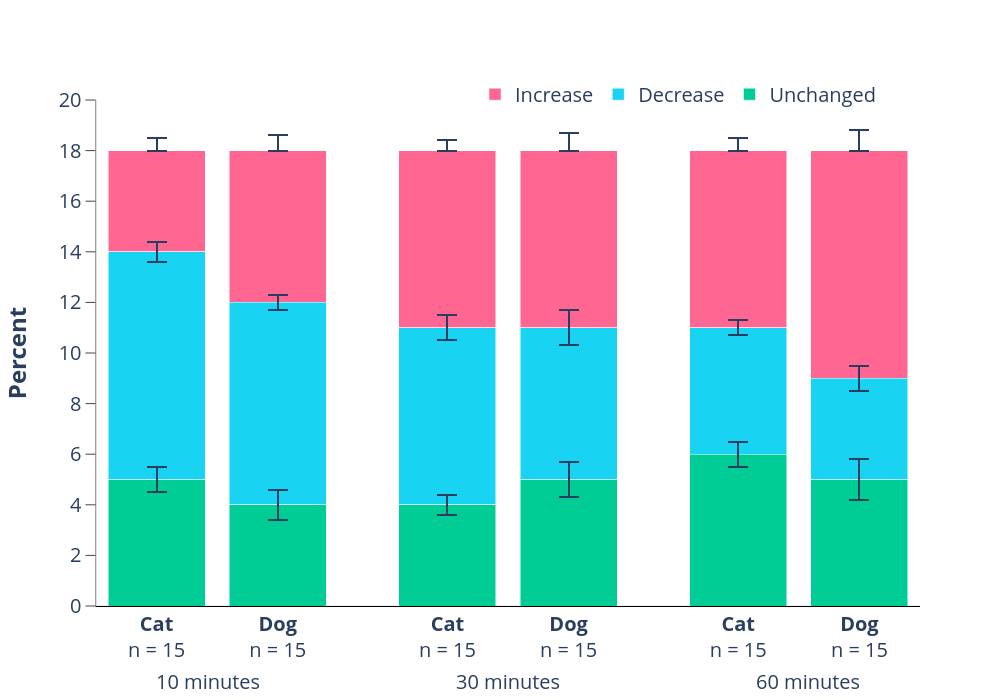

Here is the notebook cell this chart was saved with:
### Code cell
import plotly.graph_objects as go

y1_values=[5,4,4,5,6,5]
y2_values=[9,8,7,6,5,4]
y3_values=[4,6,7,7,7,9]

y1_errors = [0.5, 0.6, 0.4, 0.7, 0.5, 0.8]
y2_errors = [0.4, 0.3, 0.5, 0.7, 0.3, 0.5]
y3_errors = [0.6, 0.2, 0.3, 0.4, 0.4, 0.4]

fig = go.Figure()
#config = dict({'scrollZoom': True})


# Bars for increase with error bars
fig.add_bar(x=[1,1.5,2.2,2.7,3.4,3.9],y=y3_values, name="Increase", marker_color='#FF6692',
           error_y=dict(
        type="data",
        symmetric=False,
        array=y1_errors,
        arrayminus=[0] * 6,  # No negative errors
        thickness=2,
        width=10,
    ),
            base=[sum(x) for x in zip(y1_values, y2_values)],
           )

# Bars for decrease with error bars
fig.add_bar(x=[1,1.5,2.2,2.7,3.4,3.9],y=y2_values, name="Decrease", marker_color='#19D3F3',
            error_y=dict(type="data", array=y2_errors, thickness=2, width=10),
            base=y1_values
           )

# Bars for unchanged with error bars
fig.add_bar(x=[1,1.5,2.2,2.7,3.4,3.9],y=y1_values, name="Unchanged", marker_color='#00CC96',
            error_y=dict(type="data", array=y1_errors, thickness=2, width=10),
            base=[0]*6
           )

# Annotation for bar1 and bar2
fig.add_annotation(text="10 minutes",
                  xref="paper", yref="paper",
                  x=0.07, y=-0.18,
                  showarrow=False,
                  font_size=20
                  )

# Annotation for bar3 and bar4
fig.add_annotation(text="30 minutes",
                  xref="paper", yref="paper",
                  x=0.5, y=-0.18,
                  showarrow=False,
                  font_size=20
                  )

# Annotation for bar5 and bar6
fig.add_annotation(text="60 minutes",
                  xref="paper", yref="paper",
                  x=0.93, y=-0.18,
                  showarrow=False,
                  font_size=20
                  )

# Layout
fig.update_layout(barmode="stack", showlegend=True, template='plotly_white',
                  height=700,
                  width=1000,
                  legend=dict(title='', orientation="h", traceorder='normal', x=0.46, y=1.05,
                  bgcolor='rgba(0,0,0,0)', bordercolor='rgba(0,0,0,1)', borderwidth=0,
                  font_size=20
                             )
                 )

fig.update_yaxes(showline=True, showgrid=False, linewidth=0.5, linecolor='black',
                 title='<b>Percent</b>', titlefont=dict(size=24), title_standoff=30,
                 ticks='outside',
                 dtick=2,
                 ticklen=10,
                 tickfont=dict(size=20),
                 range=[0,20]
                )

fig.update_xaxes(title='', tickvals=[1,1.5,2.2,2.7,3.4,3.9],
                           ticktext=["<b>Cat</b><br>n = 15", "<b>Dog</b><br>n = 15",
                                     "<b>Cat</b><br>n = 15", "<b>Dog</b><br>n = 15",
                                     "<b>Cat</b><br>n = 15", "<b>Dog</b><br>n = 15"],
                           ticks="", tickfont_size=20, linecolor="black", linewidth=1
                ) 

fig.show()

### Figure 1 — Plotly figure (JSON) as saved in the notebook; plotly's stock layout.template omitted (floating-point values rounded to 4 significant figures)
{"data": [{"base": [14, 12, 11, 11, 11, 9], "error_y": {"array": [0.5, 0.6, 0.4, 0.7, 0.5, 0.8], "arrayminus": [0, 0, 0, 0, 0, 0], "symmetric": false, "thickness": 2, "type": "data", "width": 10}, "marker": {"color": "#FF6692"}, "name": "Increase", "type": "bar", "x": [1, 1.5, 2.2, 2.7, 3.4, 3.9], "y": [4, 6, 7, 7, 7, 9]}, {"base": [5, 4, 4, 5, 6, 5], "error_y": {"array": [0.4, 0.3, 0.5, 0.7, 0.3, 0.5], "thickness": 2, "type": "data", "width": 10}, "marker": {"color": "#19D3F3"}, "name": "Decrease", "type": "bar", "x": [1, 1.5, 2.2, 2.7, 3.4, 3.9], "y": [9, 8, 7, 6, 5, 4]}, {"base": [0, 0, 0, 0, 0, 0], "error_y": {"array": [0.5, 0.6, 0.4, 0.7, 0.5, 0.8], "thickness": 2, "type": "data", "width": 10}, "marker": {"color": "#00CC96"}, "name": "Unchanged", "type": "bar", "x": [1, 1.5, 2.2, 2.7, 3.4, 3.9], "y": [5, 4, 4, 5, 6, 5]}], "layout": {"annotations": [{"font": {"size": 20}, "showarrow": false, "text": "10 minutes", "x": 0.07, "xref": "paper", "y": -0.18, "yref": "paper"}, {"font": {"size": 20}, "showarrow": false, "text": "30 minutes", "x": 0.5, "xref": "paper", "y": -0.18, "yref": "paper"}, {"font": {"size": 20}, "showarrow": false, "text": "60 minutes", "x": 0.93, "xref": "paper", "y": -0.18, "yref": "paper"}], "barmode": "stack", "height": 700, "legend": {"bgcolor": "rgba(0,0,0,0)", "bordercolor": "rgba(0,0,0,1)", "borderwidth": 0, "font": {"size": 20}, "orientation": "h", "title": {"text": ""}, "traceorder": "normal", "x": 0.46, "y": 1.05}, "showlegend": true, "width": 1000, "xaxis": {"linecolor": "black", "linewidth": 1, "tickfont": {"size": 20}, "ticks": "", "ticktext": ["<b>Cat</b><br>n = 15", "<b>Dog</b><br>n = 15", "<b>Cat</b><br>n = 15", "<b>Dog</b><br>n = 15", "<b>Cat</b><br>n = 15", "<b>Dog</b><br>n = 15"], "tickvals": [1, 1.5, 2.2, 2.7, 3.4, 3.9], "title": {"text": ""}}, "yaxis": {"dtick": 2, "linecolor": "black", "linewidth": 0.5, "range": [0, 20], "showgrid": false, "showline": true, "tickfont": {"size": 20}, "ticklen": 10, "ticks": "outside", "title": {"font": {"size": 24}, "standoff": 30, "text": "<b>Percent</b>"}}}}
